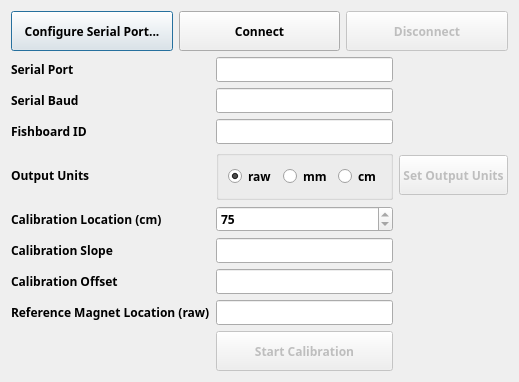
<?xml version="1.0" encoding="UTF-8"?>
<ui version="4.0">
 <class>IchthystickSetup</class>
 <widget class="QDialog" name="IchthystickSetup">
  <property name="geometry">
   <rect>
    <x>0</x>
    <y>0</y>
    <width>500</width>
    <height>336</height>
   </rect>
  </property>
  <property name="windowTitle">
   <string>Ichthystick Setup</string>
  </property>
  <layout class="QVBoxLayout" name="verticalLayout">
   <item>
    <layout class="QHBoxLayout" name="horizontalLayout">
     <item>
      <widget class="QPushButton" name="pbConfigure">
       <property name="minimumSize">
        <size>
         <width>0</width>
         <height>40</height>
        </size>
       </property>
       <property name="font">
        <font>
         <family>Arial Black</family>
         <weight>75</weight>
         <bold>true</bold>
        </font>
       </property>
       <property name="text">
        <string>Configure Serial Port...</string>
       </property>
      </widget>
     </item>
     <item>
      <widget class="QPushButton" name="pbConnect">
       <property name="minimumSize">
        <size>
         <width>0</width>
         <height>40</height>
        </size>
       </property>
       <property name="font">
        <font>
         <family>Arial Black</family>
         <weight>75</weight>
         <bold>true</bold>
        </font>
       </property>
       <property name="text">
        <string>Connect</string>
       </property>
      </widget>
     </item>
     <item>
      <widget class="QPushButton" name="pbDisconnect">
       <property name="enabled">
        <bool>false</bool>
       </property>
       <property name="minimumSize">
        <size>
         <width>0</width>
         <height>40</height>
        </size>
       </property>
       <property name="font">
        <font>
         <family>Arial Black</family>
         <weight>75</weight>
         <bold>true</bold>
        </font>
       </property>
       <property name="text">
        <string>Disconnect</string>
       </property>
      </widget>
     </item>
    </layout>
   </item>
   <item>
    <layout class="QGridLayout" name="gridLayout">
     <item row="9" column="0">
      <widget class="QLabel" name="label_12">
       <property name="font">
        <font>
         <family>Arial Black</family>
         <weight>75</weight>
         <bold>true</bold>
        </font>
       </property>
       <property name="text">
        <string/>
       </property>
      </widget>
     </item>
     <item row="3" column="2">
      <widget class="QPushButton" name="pbSetOutput">
       <property name="enabled">
        <bool>false</bool>
       </property>
       <property name="minimumSize">
        <size>
         <width>0</width>
         <height>40</height>
        </size>
       </property>
       <property name="font">
        <font>
         <family>Arial Black</family>
         <weight>75</weight>
         <bold>true</bold>
        </font>
       </property>
       <property name="text">
        <string>Set Output Units</string>
       </property>
      </widget>
     </item>
     <item row="2" column="0">
      <widget class="QLabel" name="label_3">
       <property name="font">
        <font>
         <family>Arial Black</family>
         <weight>75</weight>
         <bold>true</bold>
        </font>
       </property>
       <property name="text">
        <string>Fishboard ID</string>
       </property>
      </widget>
     </item>
     <item row="4" column="1">
      <widget class="QSpinBox" name="sbCalLocation">
       <property name="font">
        <font>
         <family>Arial Black</family>
         <weight>75</weight>
         <bold>true</bold>
        </font>
       </property>
       <property name="readOnly">
        <bool>true</bool>
       </property>
       <property name="minimum">
        <number>10</number>
       </property>
       <property name="maximum">
        <number>125</number>
       </property>
       <property name="value">
        <number>75</number>
       </property>
      </widget>
     </item>
     <item row="1" column="0">
      <widget class="QLabel" name="label_6">
       <property name="font">
        <font>
         <family>Arial Black</family>
         <weight>75</weight>
         <bold>true</bold>
        </font>
       </property>
       <property name="text">
        <string>Serial Baud</string>
       </property>
      </widget>
     </item>
     <item row="8" column="0">
      <widget class="QLabel" name="label_11">
       <property name="font">
        <font>
         <family>Arial Black</family>
         <weight>75</weight>
         <bold>true</bold>
        </font>
       </property>
       <property name="text">
        <string>Reference Magnet Location (raw)</string>
       </property>
      </widget>
     </item>
     <item row="3" column="0">
      <widget class="QLabel" name="label">
       <property name="font">
        <font>
         <family>Arial Black</family>
         <weight>75</weight>
         <bold>true</bold>
        </font>
       </property>
       <property name="text">
        <string>Output Units</string>
       </property>
      </widget>
     </item>
     <item row="8" column="1">
      <widget class="QLineEdit" name="refMagnetLoc">
       <property name="enabled">
        <bool>true</bool>
       </property>
       <property name="font">
        <font>
         <family>Arial Black</family>
         <weight>75</weight>
         <bold>true</bold>
        </font>
       </property>
       <property name="readOnly">
        <bool>true</bool>
       </property>
      </widget>
     </item>
     <item row="0" column="1">
      <widget class="QLineEdit" name="fbSerialPort">
       <property name="font">
        <font>
         <family>Arial Black</family>
         <weight>75</weight>
         <bold>true</bold>
        </font>
       </property>
       <property name="maxLength">
        <number>32</number>
       </property>
       <property name="readOnly">
        <bool>true</bool>
       </property>
      </widget>
     </item>
     <item row="7" column="0">
      <widget class="QLabel" name="label_5">
       <property name="font">
        <font>
         <family>Arial Black</family>
         <weight>75</weight>
         <bold>true</bold>
        </font>
       </property>
       <property name="text">
        <string>Calibration Offset</string>
       </property>
      </widget>
     </item>
     <item row="9" column="1">
      <widget class="QPushButton" name="pbStartCal">
       <property name="enabled">
        <bool>false</bool>
       </property>
       <property name="minimumSize">
        <size>
         <width>0</width>
         <height>40</height>
        </size>
       </property>
       <property name="font">
        <font>
         <family>Arial Black</family>
         <weight>75</weight>
         <bold>true</bold>
        </font>
       </property>
       <property name="text">
        <string>Start Calibration</string>
       </property>
      </widget>
     </item>
     <item row="3" column="1">
      <widget class="QGroupBox" name="gbOutput">
       <property name="font">
        <font>
         <family>Arial Black</family>
         <weight>75</weight>
         <bold>true</bold>
        </font>
       </property>
       <property name="title">
        <string/>
       </property>
       <layout class="QHBoxLayout" name="horizontalLayout_3">
        <item>
         <widget class="QRadioButton" name="rbRaw">
          <property name="font">
           <font>
            <family>Arial Black</family>
            <weight>75</weight>
            <bold>true</bold>
           </font>
          </property>
          <property name="text">
           <string>raw</string>
          </property>
          <property name="checked">
           <bool>true</bool>
          </property>
         </widget>
        </item>
        <item>
         <widget class="QRadioButton" name="rbMM">
          <property name="font">
           <font>
            <family>Arial Black</family>
            <weight>75</weight>
            <bold>true</bold>
           </font>
          </property>
          <property name="text">
           <string>mm</string>
          </property>
         </widget>
        </item>
        <item>
         <widget class="QRadioButton" name="rbCM">
          <property name="font">
           <font>
            <family>Arial Black</family>
            <weight>75</weight>
            <bold>true</bold>
           </font>
          </property>
          <property name="text">
           <string>cm</string>
          </property>
         </widget>
        </item>
       </layout>
      </widget>
     </item>
     <item row="6" column="1">
      <widget class="QLineEdit" name="calSlope">
       <property name="enabled">
        <bool>true</bool>
       </property>
       <property name="font">
        <font>
         <family>Arial Black</family>
         <weight>75</weight>
         <bold>true</bold>
        </font>
       </property>
       <property name="readOnly">
        <bool>true</bool>
       </property>
      </widget>
     </item>
     <item row="2" column="1">
      <widget class="QLineEdit" name="fishboardSerial">
       <property name="font">
        <font>
         <family>Arial Black</family>
         <weight>75</weight>
         <bold>true</bold>
        </font>
       </property>
       <property name="maxLength">
        <number>32</number>
       </property>
       <property name="readOnly">
        <bool>true</bool>
       </property>
      </widget>
     </item>
     <item row="7" column="1">
      <widget class="QLineEdit" name="calOffset">
       <property name="enabled">
        <bool>true</bool>
       </property>
       <property name="font">
        <font>
         <family>Arial Black</family>
         <weight>75</weight>
         <bold>true</bold>
        </font>
       </property>
       <property name="readOnly">
        <bool>true</bool>
       </property>
      </widget>
     </item>
     <item row="4" column="0">
      <widget class="QLabel" name="label_2">
       <property name="font">
        <font>
         <family>Arial Black</family>
         <weight>75</weight>
         <bold>true</bold>
        </font>
       </property>
       <property name="text">
        <string>Calibration Location (cm)</string>
       </property>
      </widget>
     </item>
     <item row="6" column="0">
      <widget class="QLabel" name="label_4">
       <property name="font">
        <font>
         <family>Arial Black</family>
         <weight>75</weight>
         <bold>true</bold>
        </font>
       </property>
       <property name="text">
        <string>Calibration Slope</string>
       </property>
      </widget>
     </item>
     <item row="0" column="0">
      <widget class="QLabel" name="label_7">
       <property name="font">
        <font>
         <family>Arial Black</family>
         <weight>75</weight>
         <bold>true</bold>
        </font>
       </property>
       <property name="text">
        <string>Serial Port</string>
       </property>
      </widget>
     </item>
     <item row="1" column="1">
      <widget class="QLineEdit" name="fbBaudRate">
       <property name="font">
        <font>
         <family>Arial Black</family>
         <weight>75</weight>
         <bold>true</bold>
        </font>
       </property>
       <property name="maxLength">
        <number>32</number>
       </property>
       <property name="readOnly">
        <bool>true</bool>
       </property>
      </widget>
     </item>
    </layout>
   </item>
  </layout>
 </widget>
 <resources/>
 <connections/>
</ui>
